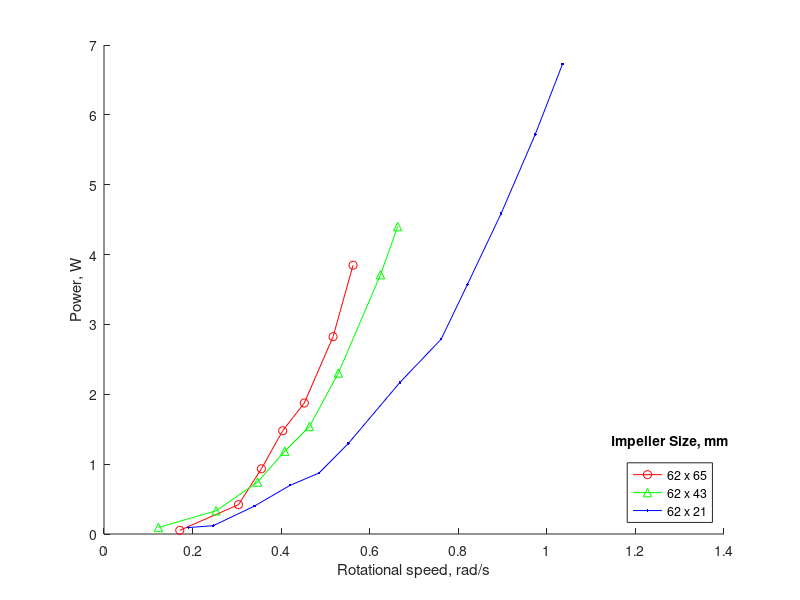
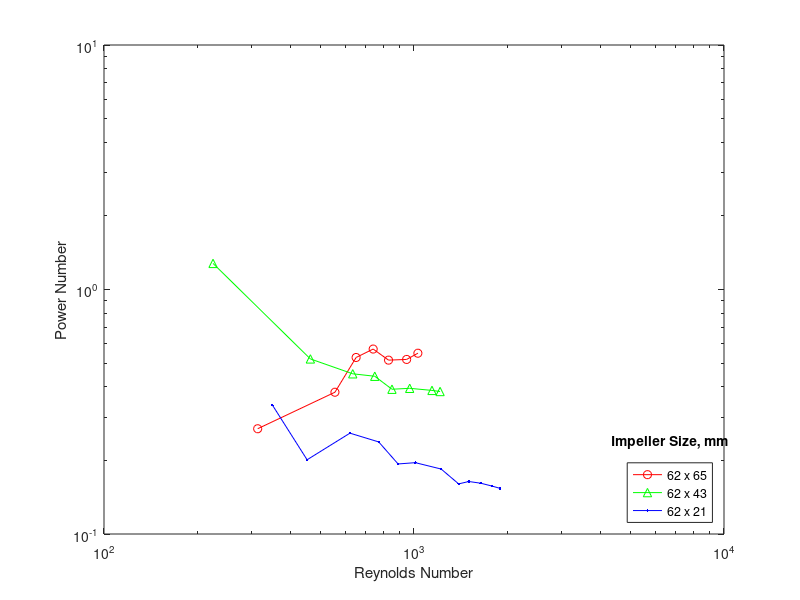

Source code (MATLAB) for these figures, in order:
function fluid_mixing

%Given lever arm distance (m)
lever_arm = 0.11;

% Rotational speed in rpm, force in N
% Impeller size 62x65 mm
rpm_6265 = [64.5, 114.5, 134.0, 152.1, 170.5, 195.0, 212.0]; 
force_6265 = [0.45, 2.0, 3.8, 5.3, 6.0, 7.9, 9.9];
[rot_speed_6265, torque_6265, power_6265] = calc_params(rpm_6265, force_6265, lever_arm);
disp('---------------------------------------------------------------------------')
disp('Calculated Parameters, 62x65mm impeller')
disp('---------------------------------------------------------------------------')
disp('Rotation, rpm   Force, N   Rotational Speed, rad/s   Torque, N*m   Power, W')
for i = 1:numel(rpm_6265)
    fprintf('%.1f             %.2f       %.1f                      %.2f          %.1f \n',rpm_6265(i), force_6265(i), rot_speed_6265(i), torque_6265(i), power_6265(i))
end
disp('---------------------------------------------------------------------------')

% Impeller size 62x43 mm
rpm_6243 = [46.3, 95.4, 130.7, 153.9, 174.9, 199.5, 235.4, 250.0];
force_6243 = [1.1, 1.9, 3.1, 4.2, 4.8, 6.3, 8.6, 9.6];
[rot_speed_6243, torque_6243, power_6243] = calc_params(rpm_6243, force_6243, lever_arm);
disp('---------------------------------------------------------------------------')
disp('Calculated Parameters, 62x43mm impeller')
disp('---------------------------------------------------------------------------')
disp('Rotation, rpm   Force, N   Rotational Speed, rad/s   Torque, N*m   Power, W')
for i = 1:numel(rpm_6243)
    fprintf('%.1f             %.2f       %.1f                      %.2f          %.1f \n',rpm_6243(i), force_6243(i), rot_speed_6243(i), torque_6243(i), power_6243(i))
end
disp('---------------------------------------------------------------------------')

% Impeller size 62x21 mm
rpm_6221 = [72.0, 93.1, 128.0, 158.5, 183.0, 208.0, 252.0, 287.0, 309.4, 338.0, 367.1, 390.3];
force_6221 = [0.7, 0.7, 1.7, 2.4, 2.6, 3.4, 4.7, 5.3, 6.3, 7.4, 8.5, 9.4];
[rot_speed_6221, torque_6221, power_6221] = calc_params(rpm_6221, force_6221, lever_arm);
disp('---------------------------------------------------------------------------')
disp('Calculated Parameters, 62x21mm impeller')
disp('---------------------------------------------------------------------------')
disp('Rotation, rpm   Force, N   Rotational Speed, rad/s   Torque, N*m   Power, W')
for i = 1:numel(rpm_6221)
    fprintf('%.1f             %.2f       %.1f                      %.2f          %.1f \n',rpm_6221(i), force_6221(i), rot_speed_6221(i), torque_6221(i), power_6221(i))
end
disp('---------------------------------------------------------------------------')

%Power vs speed plot
figure(1)
hold on
plot(rot_speed_6265, power_6265, 'ro-', rot_speed_6243, power_6243, 'g^-', rot_speed_6221, power_6221, 'b.-')
xlabel('Rotational speed, rad/s')
ylabel('Power, W')
h = legend('62 x 65','62 x 43','62 x 21','Location','Southeast');
v = get(h,'title');
set(v,'string','Impeller Size, mm');

%Power Number vs Reynolds Number
density = 865; %mineral oil, kg/m^3
viscosity = 110e-6*density; %Pa*s
% all_rps = 60*[rpm_6265 rpm_6243 rpm_6221];
% all_power = [power_6265 power_6243 power_6221];
[Re_6265, P_6265] = dimensionless_groups(0.062*2+0.055, rpm_6265./60, density, viscosity, power_6265);
[Re_6243, P_6243] = dimensionless_groups(0.062*2+0.055, rpm_6243./60, density, viscosity, power_6243);
[Re_6221, P_6221] = dimensionless_groups(0.062*2+0.055, rpm_6221./60, density, viscosity, power_6221);

% [reynolds_number, power_number] = dimensionless_groups(lever_arm*2, all_rps, density, viscosity, all_power);
% reynolds_number
% power_number
figure(2)
loglog(Re_6265, P_6265, 'ro-', Re_6243, P_6243, 'g^-', Re_6221, P_6221, 'b.-')
xlabel('Reynolds Number')
ylabel('Power Number')
h = legend('62 x 65','62 x 43','62 x 21','Location','Southeast');
v = get(h,'title');
set(v,'string','Impeller Size, mm');

end

function [rot_speed, torque, power] = calc_params(rpm, force, lever_arm)
% Calculate rotational speed, torque, and power

rot_speed = rpm./(60*2*pi); %rad/s
torque = force.*lever_arm; %N*m
power = 2*pi*torque.*rot_speed; %W

end

function [reynolds_number, power_number] = dimensionless_groups(D_impeller, N_rps, density, viscosity, power)

reynolds_number = ((D_impeller.^2).*N_rps.*density)./viscosity;
power_number = power./((N_rps.^3) .* (D_impeller.^5) .* density);

end
